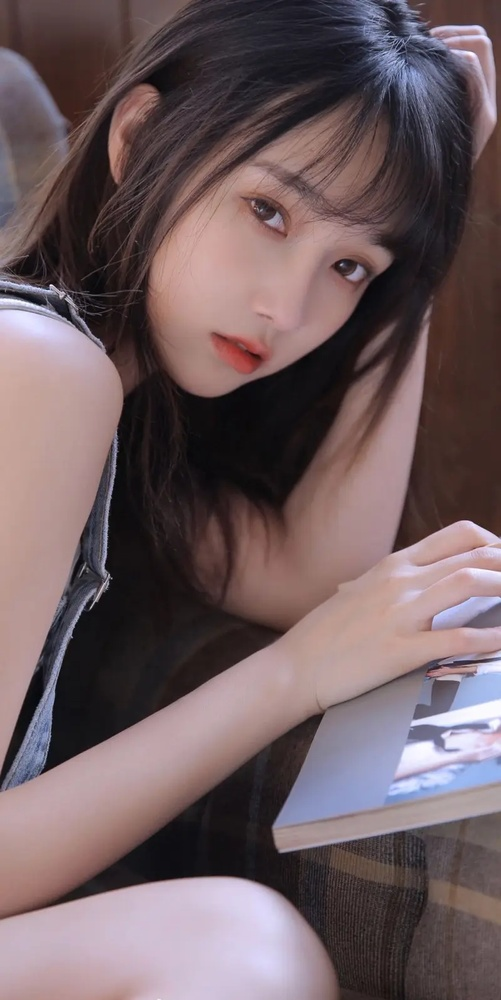
#> input picture p3/1.jpg, 501 x 1000 px, shrunk from 800 x 1598 before the run
$ python main5.py
#> lines starting #> are read from the running program, lines starting #| are printed output that depends on the picture
import cv2;
import numpy as np

#利用异或加密和解密

lena =cv2.imread("./1.jpg",0);
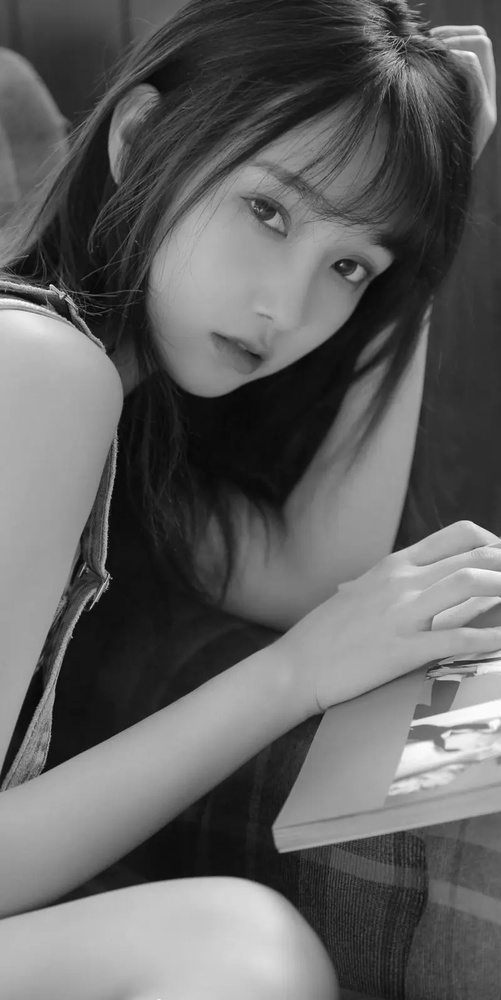
#> lena: shape (1000, 501); min 3, max 255, mean 98.4
r,c=lena.shape;
#> r = 1000; c = 501
key =np.random.randint(0,256,size=[r,c],dtype=np.uint8);
encryption =cv2.bitwise_xor(lena,key);
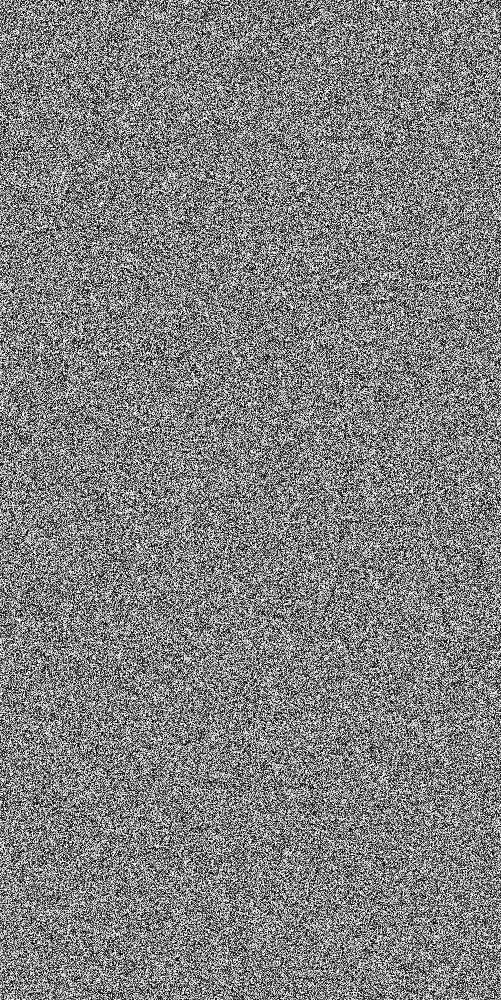
#> encryption: shape (1000, 501); min 0, max 255, mean 127.6
decryption =cv2.bitwise_xor(encryption,key);
cv2.imshow("lena",lena);
cv2.imshow("key",key);
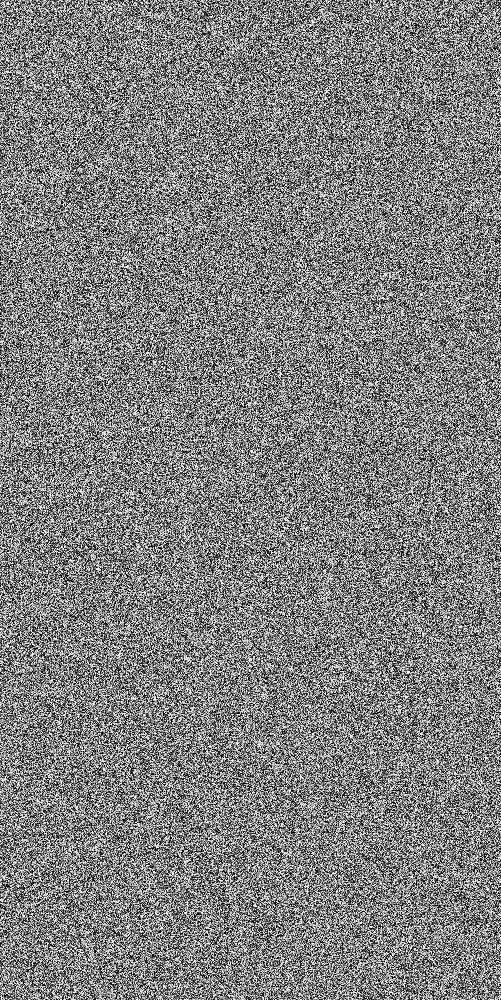
#> window 'key': shape (1000, 501); min 0, max 255, mean 127.4
cv2.imshow("encryption",encryption);
cv2.imshow("decryption",decryption);

cv2.waitKey(0);
cv2.destroyAllWindows();
